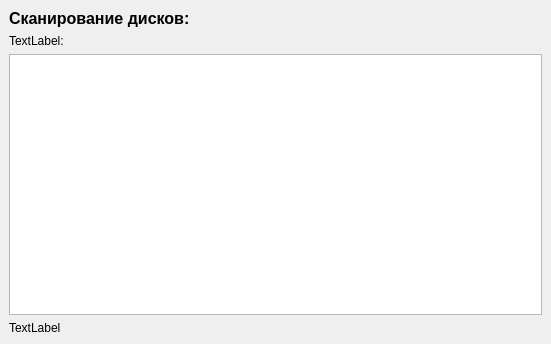
<?xml version="1.0" encoding="UTF-8"?>
<ui version="4.0">
 <class>FileScanProcessor</class>
 <widget class="QMainWindow" name="FileScanProcessor">
  <property name="geometry">
   <rect>
    <x>0</x>
    <y>0</y>
    <width>551</width>
    <height>344</height>
   </rect>
  </property>
  <property name="windowTitle">
   <string>MainWindow</string>
  </property>
  <widget class="QWidget" name="centralwidget">
   <layout class="QGridLayout" name="gridLayout">
    <item row="0" column="0">
     <layout class="QVBoxLayout" name="verticalLayout_2">
      <item>
       <layout class="QVBoxLayout" name="verticalLayout">
        <item>
         <widget class="QLabel" name="label_2">
          <property name="font">
           <font>
            <pointsize>12</pointsize>
            <weight>75</weight>
            <bold>true</bold>
           </font>
          </property>
          <property name="text">
           <string>Сканирование дисков:</string>
          </property>
          <property name="scaledContents">
           <bool>false</bool>
          </property>
         </widget>
        </item>
        <item>
         <widget class="QLabel" name="label">
          <property name="text">
           <string>TextLabel:</string>
          </property>
         </widget>
        </item>
       </layout>
      </item>
      <item>
       <widget class="QListWidget" name="listWidget">
        <property name="styleSheet">
         <string notr="true">QListWidget:item
{
	border: 5px solid black;
}</string>
        </property>
       </widget>
      </item>
      <item>
       <widget class="QLabel" name="label_3">
        <property name="text">
         <string>TextLabel</string>
        </property>
       </widget>
      </item>
     </layout>
    </item>
   </layout>
  </widget>
 </widget>
 <resources/>
 <connections/>
</ui>
